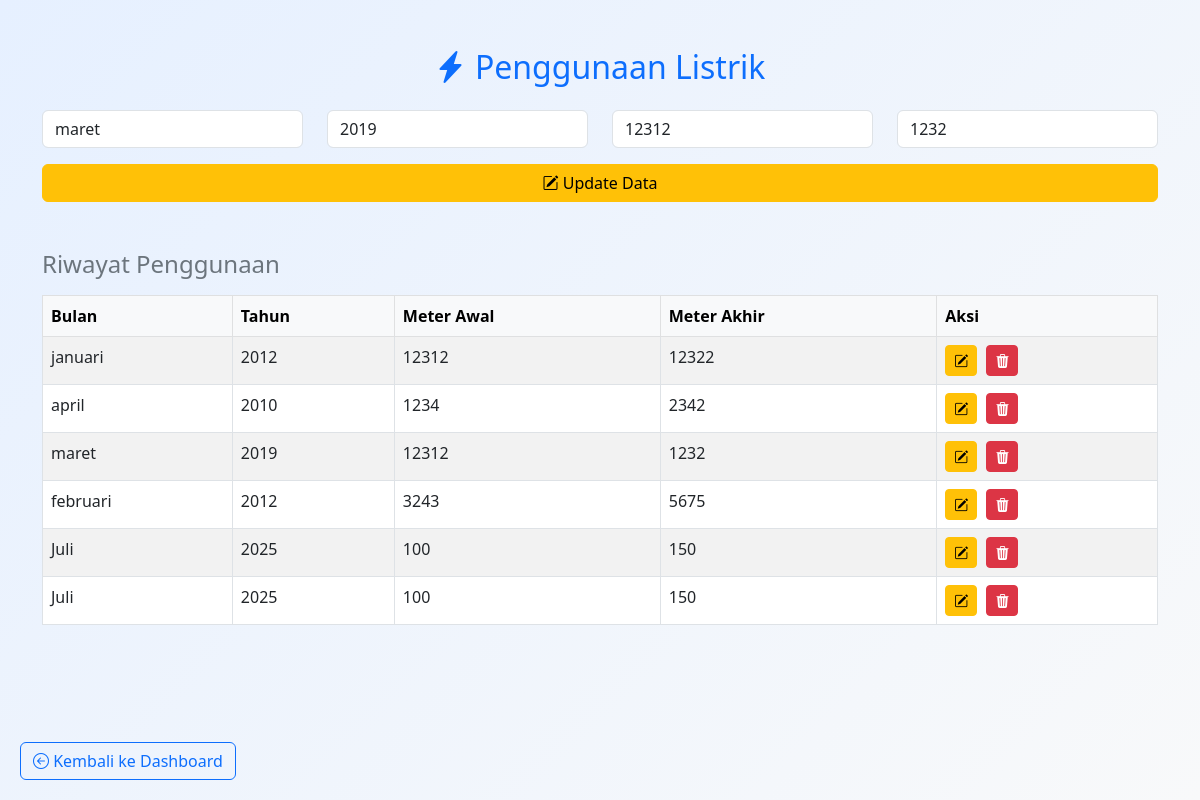
Page /pelanggan/penggunaan/penggunaan.php?edit=11 (signed in) on the committed database.
### tables this page shows
CREATE TABLE IF NOT EXISTS `penggunaan` (
  `id_penggunaan` int NOT NULL AUTO_INCREMENT,
  `id_pelanggan` int DEFAULT NULL,
  `bulan` varchar(20) DEFAULT NULL,
  `tahun` year DEFAULT NULL,
  `meter_awal` int DEFAULT NULL,
  `meter_akhir` int DEFAULT NULL,
  PRIMARY KEY (`id_penggunaan`),
  KEY `id_pelanggan` (`id_pelanggan`),
  KEY `idx_penggunaan_pelanggan` (`id_pelanggan`),
  CONSTRAINT `penggunaan_ibfk_1` FOREIGN KEY (`id_pelanggan`) REFERENCES `pelanggan` (`id_pelanggan`)
);

### pelanggan/penggunaan/penggunaan.php (the view, shortened to what this page needs)
<?php
include '../../config/database.php';
$id_pelanggan = $_SESSION['id_pelanggan'];
$edit = false;
$penggunaan = $conn->query("SELECT * FROM penggunaan WHERE id_pelanggan='$id_pelanggan'");
if (isset($_GET['edit'])) {
  $edit = true;
  $id_edit = $_GET['edit'];
  $data_edit = $conn->query("SELECT * FROM penggunaan WHERE id_penggunaan='$id_edit' AND id_pelanggan='$id_pelanggan'")->fetch_assoc();
}
?>
<!DOCTYPE html>
<html lang="id">
<head>
  <link rel="stylesheet" href="https://cdn.jsdelivr.net/npm/bootstrap@5.3.0/dist/css/bootstrap.min.css">
  <link rel="stylesheet" href="https://cdn.jsdelivr.net/npm/bootstrap-icons@1.10.5/font/bootstrap-icons.css">
</head>
<body>
  <div class="container py-5">
    <div class="mb-4 text-center">
      <h2 class="text-primary"><i class="bi bi-lightning-charge-fill"></i> Penggunaan Listrik</h2>
    </div>
    <form method="post" class="mb-5">
      <div class="row mb-3">
        <div class="col-md-3">
          <input type="text" name="bulan" placeholder="Bulan" class="form-control" value="<?= $edit ? $data_edit['bulan'] : '' ?>" required>
        </div>
        <div class="col-md-3">
          <input type="number" name="tahun" placeholder="Tahun" class="form-control" value="<?= $edit ? $data_edit['tahun'] : '' ?>" required>
        </div>
        <div class="col-md-3">
          <input type="number" name="meter_awal" placeholder="Meter Awal" class="form-control" value="<?= $edit ? $data_edit['meter_awal'] : '' ?>" required>
        </div>
        <div class="col-md-3">
          <input type="number" name="meter_akhir" placeholder="Meter Akhir" class="form-control" value="<?= $edit ? $data_edit['meter_akhir'] : '' ?>" required>
        </div>
      </div>
      <button type="submit" name="<?= $edit ? 'update' : 'tambah' ?>" class="btn btn-<?= $edit ? 'warning' : 'success' ?> w-100">
        <i class="bi <?= $edit ? 'bi-pencil-square' : 'bi-save' ?>"></i>
        <?= $edit ? 'Update Data' : 'Simpan Penggunaan' ?>
      </button>
    </form>
    <h4 class="mb-3 text-secondary">Riwayat Penggunaan</h4>
    <table class="table table-bordered table-striped">
      <thead class="table-light">
        <tr>
          <th>Bulan</th>
          <th>Tahun</th>
          <th>Meter Awal</th>
          <th>Meter Akhir</th>
          <th>Aksi</th>
        </tr>
      </thead>
      <tbody>
        <?php while ($row = $penggunaan->fetch_assoc()): ?>
          <tr>
            <td><?= $row['bulan'] ?></td>
            <td><?= $row['tahun'] ?></td>
            <td><?= $row['meter_awal'] ?></td>
            <td><?= $row['meter_akhir'] ?></td>
            <td>
              <a href="penggunaan.php?edit=<?= $row['id_penggunaan'] ?>" class="btn btn-sm btn-warning btn-action"><i class="bi bi-pencil-square"></i></a>
              <a href="penggunaan.php?hapus=<?= $row['id_penggunaan'] ?>" class="btn btn-sm btn-danger" onclick="return confirm('Yakin ingin hapus data ini?')">
                <i class="bi bi-trash3-fill"></i>
              </a>
            </td>
          </tr>
        <?php endwhile; ?>
      </tbody>
    </table>
  </div>
  <div class="fixed-back">
    <a href="../dashboard.php" class="btn btn-outline-primary">
      <i class="bi bi-arrow-left-circle"></i> Kembali ke Dashboard
    </a>
  </div>
</body>
</html>

### pelanggan/penggunaan/penggunaan.php (style rules this page uses)
body { background: linear-gradient(135deg, #e6f0ff, #f8f9fa); font-family: 'Segoe UI', sans-serif; min-height: 100vh; padding-bottom: 70px; }
.btn-action { margin-right: 5px; }
.fixed-back { position: fixed; bottom: 20px; left: 20px; }

### rows in the picture
penggunaan: bulan "maret", tahun "2019", meter_awal "12312", meter_akhir "1232"
penggunaan: bulan "januari", tahun "2012", meter_awal "12312", meter_akhir "12322"
penggunaan: bulan "april", tahun "2010", meter_awal "1234", meter_akhir "2342"
penggunaan: bulan "februari", tahun "2012", meter_awal "3243", meter_akhir "5675"
penggunaan: bulan "Juli", tahun "2025", meter_awal "100", meter_akhir "150"
penggunaan: bulan "Juli", tahun "2025", meter_awal "100", meter_akhir "150"
